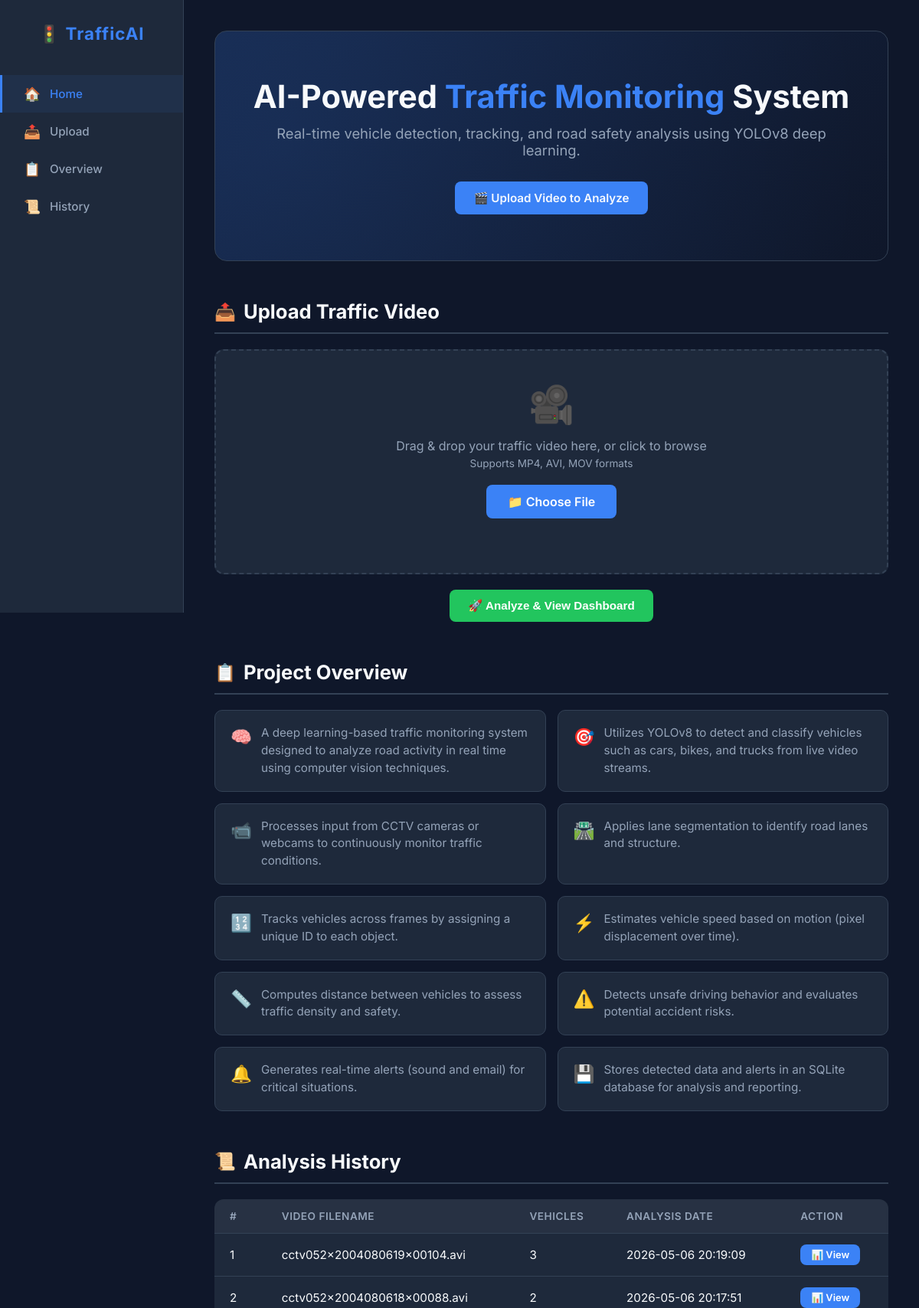
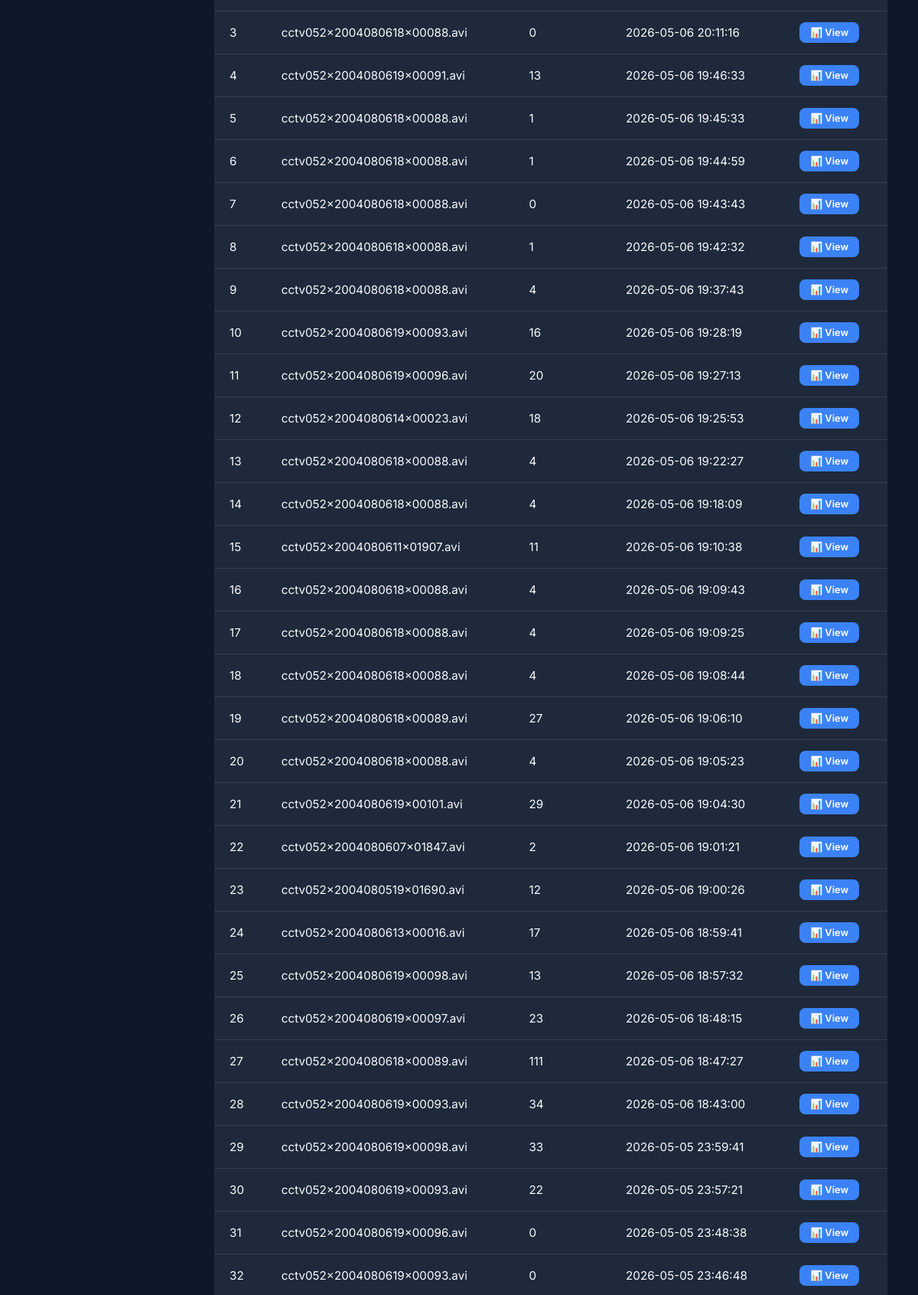
The page / (upper part) on the database its author committed (2 pictures, top to bottom).
### tables this page shows
CREATE TABLE history (
            id INTEGER PRIMARY KEY AUTOINCREMENT,
            filename TEXT NOT NULL,
            timestamp TEXT NOT NULL
        , total_vehicles INTEGER DEFAULT 0, chart_data TEXT DEFAULT "{}");

### app.py (the view)
@app.route("/")
def index():
    history = get_history()
    return render_template("index.html", history=history)

### database.py (called while the page is built)
def get_history():
    conn = sqlite3.connect(DB_PATH)
    cursor = conn.cursor()
    cursor.execute('SELECT id, filename, timestamp, total_vehicles FROM history ORDER BY id DESC')
    rows = cursor.fetchall()
    conn.close()
    return [{"id": row[0], "filename": row[1], "timestamp": row[2], "total_vehicles": row[3] or 0} for row in rows]

### templates/index.html (shortened to what this page needs)
<!DOCTYPE html>
<html lang="en">
<head>
    <link rel="stylesheet" href="{{ url_for('static', filename='style.css') }}">
</head>
<body>
    <nav class="sidebar">
        <div class="logo">🚦 TrafficAI</div>
        <ul class="nav-links">
            <li><a href="#hero" class="active"><span class="nav-icon">🏠</span> Home</a></li>
            <li><a href="#upload"><span class="nav-icon">📤</span> Upload</a></li>
            <li><a href="#overview"><span class="nav-icon">📋</span> Overview</a></li>
            <li><a href="#history"><span class="nav-icon">📜</span> History</a></li>
        </ul>
    </nav>
    <main class="main-content">
        <section id="hero" class="hero">
            <h1>AI-Powered <span>Traffic Monitoring</span> System</h1>
            <p>Real-time vehicle detection, tracking, and road safety analysis using YOLOv8 deep learning.</p>
            <a href="#upload" class="btn btn-primary">🎬 Upload Video to Analyze</a>
        </section>
        <section id="upload" class="section">
            <h2 class="section-header"><span class="icon">📤</span> Upload Traffic Video</h2>
            <form action="/upload" method="post" enctype="multipart/form-data" id="uploadForm">
                <div class="upload-area" id="uploadArea">
                    <div class="upload-icon">🎥</div>
                    <p>Drag & drop your traffic video here, or click to browse</p>
                    <p style="font-size: 0.85rem;">Supports MP4, AVI, MOV formats</p>
                    <label for="videoInput" class="file-label">📁 Choose File</label>
                    <span id="fileName"></span>
                </div>
                <div class="btn-group">
                    <button type="submit" class="btn btn-success" id="analyzeBtn">🚀 Analyze & View Dashboard</button>
                </div>
            </form>
        </section>
        <section id="overview" class="section">
            <h2 class="section-header"><span class="icon">📋</span> Project Overview</h2>
            <div class="overview-grid">
                <div class="overview-item"><span class="ov-icon">🧠</span><p>A deep learning-based traffic monitoring system designed to analyze road activity in real time using computer vision techniques.</p></div>
                <div class="overview-item"><span class="ov-icon">🎯</span><p>Utilizes YOLOv8 to detect and classify vehicles such as cars, bikes, and trucks from live video streams.</p></div>
                <div class="overview-item"><span class="ov-icon">📹</span><p>Processes input from CCTV cameras or webcams to continuously monitor traffic conditions.</p></div>
                <div class="overview-item"><span class="ov-icon">🛣️</span><p>Applies lane segmentation to identify road lanes and structure.</p></div>
                <div class="overview-item"><span class="ov-icon">🔢</span><p>Tracks vehicles across frames by assigning a unique ID to each object.</p></div>
                <div class="overview-item"><span class="ov-icon">⚡</span><p>Estimates vehicle speed based on motion (pixel displacement over time).</p></div>
                <div class="overview-item"><span class="ov-icon">📏</span><p>Computes distance between vehicles to assess traffic density and safety.</p></div>
                <div class="overview-item"><span class="ov-icon">⚠️</span><p>Detects unsafe driving behavior and evaluates potential accident risks.</p></div>
                <div class="overview-item"><span class="ov-icon">🔔</span><p>Generates real-time alerts (sound and email) for critical situations.</p></div>
                <div class="overview-item"><span class="ov-icon">💾</span><p>Stores detected data and alerts in an SQLite database for analysis and reporting.</p></div>
            </div>
        </section>
        <section id="history" class="section">
            <h2 class="section-header"><span class="icon">📜</span> Analysis History</h2>
            {% if history %}
            <div class="table-wrap">
                <table>
                    <thead>
                        <tr>
                            <th>#</th>
                            <th>Video Filename</th>
                            <th>Vehicles</th>
                            <th>Analysis Date</th>
                            <th>Action</th>
                        </tr>
                    </thead>
                    <tbody>
                        {% for item in history %}
                        <tr style="cursor: pointer;" onclick="window.location='/result/{{ item.id }}'">
                            <td>{{ loop.index }}</td>
                            <td>{{ item.filename }}</td>
                            <td>{{ item.total_vehicles }}</td>
                            <td>{{ item.timestamp }}</td>
                            <td><a href="/result/{{ item.id }}" class="btn btn-primary" style="padding: 6px 14px; font-size: 0.8rem;">📊 View</a></td>
                        </tr>
                        {% endfor %}
                    </tbody>
                </table>
            </div>
            {% else %}
            <p class="no-data">No videos analyzed yet. Upload a video to get started!</p>
            {% endif %}
        </section>
    </main>
</body>
</html>

### static/style.css (style rules this page uses)
:root { --bg-dark: #0f172a; --bg-card: #1e293b; --bg-card-hover: #253347; --text-main: #f8fafc; --text-muted: #94a3b8; --primary: #3b82f6; --primary-hover: #2563eb; --primary-glow: rgba(59, 130, 246, 0.3); --safe: #22c55e; --warning: #eab308; --danger: #ef4444; --border: #334155; --font: 'Inter', sans-serif; }
* { margin: 0; padding: 0; box-sizing: border-box; }
html { scroll-behavior: smooth; }
body { background: var(--bg-dark); color: var(--text-main); font-family: var(--font); min-height: 100vh; }
.sidebar { width: 240px; background: var(--bg-card); height: 100vh; position: fixed; left: 0; top: 0; border-right: 1px solid var(--border); padding: 30px 0; z-index: 100; display: flex; flex-direction: column; }
.logo { font-size: 1.4rem; font-weight: 700; text-align: center; color: var(--primary); margin-bottom: 40px; letter-spacing: 1px; }
.nav-links { list-style: none; flex: 1; }
.nav-links li a { display: flex; align-items: center; gap: 12px; padding: 14px 28px; color: var(--text-muted); text-decoration: none; font-weight: 500; font-size: 0.95rem; transition: all 0.3s; border-left: 3px solid transparent; }
.nav-links li a:hover, .nav-links li a.active { background: rgba(59, 130, 246, 0.08); color: var(--primary); border-left-color: var(--primary); }
.nav-links li a .nav-icon { font-size: 1.1rem; }
.main-content { margin-left: 240px; padding: 40px; min-height: 100vh; }
.section { margin-bottom: 50px; scroll-margin-top: 30px; }
.section-header { font-size: 1.6rem; font-weight: 700; margin-bottom: 20px; padding-bottom: 12px; border-bottom: 2px solid var(--border); display: flex; align-items: center; gap: 10px; }
.section-header .icon { font-size: 1.4rem; }
.hero { background: linear-gradient(135deg, rgba(59,130,246,0.15), rgba(15,23,42,0.9)); border: 1px solid var(--border); border-radius: 16px; padding: 60px 40px; text-align: center; margin-bottom: 50px; position: relative; overflow: hidden; }
.hero::before { content: ''; position: absolute; top: -50%; left: -50%; width: 200%; height: 200%; background: radial-gradient(circle at 30% 50%, rgba(59,130,246,0.1), transparent 60%); animation: heroShimmer 8s ease-in-out infinite alternate; }
.hero h1 { font-size: 2.6rem; font-weight: 700; position: relative; margin-bottom: 12px; }
.hero h1 span { color: var(--primary); }
.hero p { color: var(--text-muted); font-size: 1.15rem; position: relative; margin-bottom: 30px; }
.upload-area { background: var(--bg-card); border: 2px dashed var(--border); border-radius: 12px; padding: 40px; text-align: center; transition: all 0.3s; position: relative; }
.upload-area .upload-icon { font-size: 3rem; margin-bottom: 15px; }
.upload-area p { color: var(--text-muted); margin-bottom: 5px; }
.file-label { display: inline-block; padding: 12px 28px; background: var(--primary); color: #fff; border-radius: 8px; cursor: pointer; font-weight: 600; transition: all 0.3s; margin-top: 15px; }
#fileName { display: block; margin-top: 12px; color: var(--safe); font-weight: 600; min-height: 1.2em; }
.btn { display: inline-flex; align-items: center; gap: 8px; padding: 12px 24px; border-radius: 8px; text-decoration: none; font-weight: 600; font-size: 0.95rem; cursor: pointer; border: none; transition: all 0.3s; }
.btn-primary { background: var(--primary); color: #fff; }
.btn-success { background: var(--safe); color: #fff; }
.btn-group { display: flex; gap: 15px; flex-wrap: wrap; justify-content: center; margin-top: 20px; }
.overview-grid { display: grid; grid-template-columns: repeat(auto-fit, minmax(300px, 1fr)); gap: 15px; }
.overview-item { background: var(--bg-card); border: 1px solid var(--border); border-radius: 10px; padding: 18px 20px; display: flex; align-items: flex-start; gap: 12px; transition: all 0.3s; }
.overview-item .ov-icon { font-size: 1.4rem; flex-shrink: 0; margin-top: 2px; }
.overview-item p { color: var(--text-muted); font-size: 0.95rem; line-height: 1.5; }
.table-wrap { overflow-x: auto; }
table { width: 100%; border-collapse: collapse; background: var(--bg-card); border-radius: 12px; overflow: hidden; }
th, td { padding: 14px 20px; text-align: left; border-bottom: 1px solid var(--border); }
th { background: rgba(255,255,255,0.04); color: var(--text-muted); font-size: 0.85rem; text-transform: uppercase; letter-spacing: 0.5px; font-weight: 600; }
td { font-size: 0.95rem; }

### rows shown on the page
history: filename "cctv052x2004080619x00104.avi", total_vehicles "3", timestamp "2026-05-06 20:19:09"
history: filename "cctv052x2004080618x00088.avi", total_vehicles "2", timestamp "2026-05-06 20:17:51"
history: filename "cctv052x2004080618x00088.avi", total_vehicles "0", timestamp "2026-05-06 20:11:16"
history: filename "cctv052x2004080619x00091.avi", total_vehicles "13", timestamp "2026-05-06 19:46:33"
history: filename "cctv052x2004080618x00088.avi", total_vehicles "1", timestamp "2026-05-06 19:45:33"
history: filename "cctv052x2004080618x00088.avi", total_vehicles "1", timestamp "2026-05-06 19:44:59"
history: filename "cctv052x2004080618x00088.avi", total_vehicles "0", timestamp "2026-05-06 19:43:43"
history: filename "cctv052x2004080618x00088.avi", total_vehicles "1", timestamp "2026-05-06 19:42:32"
history: filename "cctv052x2004080618x00088.avi", total_vehicles "4", timestamp "2026-05-06 19:37:43"
history: filename "cctv052x2004080619x00093.avi", total_vehicles "16", timestamp "2026-05-06 19:28:19"
history: filename "cctv052x2004080619x00096.avi", total_vehicles "20", timestamp "2026-05-06 19:27:13"
history: filename "cctv052x2004080614x00023.avi", total_vehicles "18", timestamp "2026-05-06 19:25:53"
history: filename "cctv052x2004080618x00088.avi", total_vehicles "4", timestamp "2026-05-06 19:22:27"
history: filename "cctv052x2004080618x00088.avi", total_vehicles "4", timestamp "2026-05-06 19:18:09"
history: filename "cctv052x2004080611x01907.avi", total_vehicles "11", timestamp "2026-05-06 19:10:38"
history: filename "cctv052x2004080618x00088.avi", total_vehicles "4", timestamp "2026-05-06 19:09:43"
history: filename "cctv052x2004080618x00088.avi", total_vehicles "4", timestamp "2026-05-06 19:09:25"
history: filename "cctv052x2004080618x00088.avi", total_vehicles "4", timestamp "2026-05-06 19:08:44"
history: filename "cctv052x2004080618x00089.avi", total_vehicles "27", timestamp "2026-05-06 19:06:10"
history: filename "cctv052x2004080618x00088.avi", total_vehicles "4", timestamp "2026-05-06 19:05:23"
history: filename "cctv052x2004080619x00101.avi", total_vehicles "29", timestamp "2026-05-06 19:04:30"
history: filename "cctv052x2004080607x01847.avi", total_vehicles "2", timestamp "2026-05-06 19:01:21"
history: filename "cctv052x2004080519x01690.avi", total_vehicles "12", timestamp "2026-05-06 19:00:26"
history: filename "cctv052x2004080613x00016.avi", total_vehicles "17", timestamp "2026-05-06 18:59:41"
history: filename "cctv052x2004080619x00098.avi", total_vehicles "13", timestamp "2026-05-06 18:57:32"
history: filename "cctv052x2004080619x00097.avi", total_vehicles "23", timestamp "2026-05-06 18:48:15"
history: filename "cctv052x2004080618x00089.avi", total_vehicles "111", timestamp "2026-05-06 18:47:27"
history: filename "cctv052x2004080619x00093.avi", total_vehicles "34", timestamp "2026-05-06 18:43:00"
history: filename "cctv052x2004080619x00098.avi", total_vehicles "33", timestamp "2026-05-05 23:59:41"
history: filename "cctv052x2004080619x00093.avi", total_vehicles "22", timestamp "2026-05-05 23:57:21"
history: filename "cctv052x2004080619x00096.avi", total_vehicles "0", timestamp "2026-05-05 23:48:38"
history: filename "cctv052x2004080619x00093.avi", total_vehicles "0", timestamp "2026-05-05 23:46:48"
